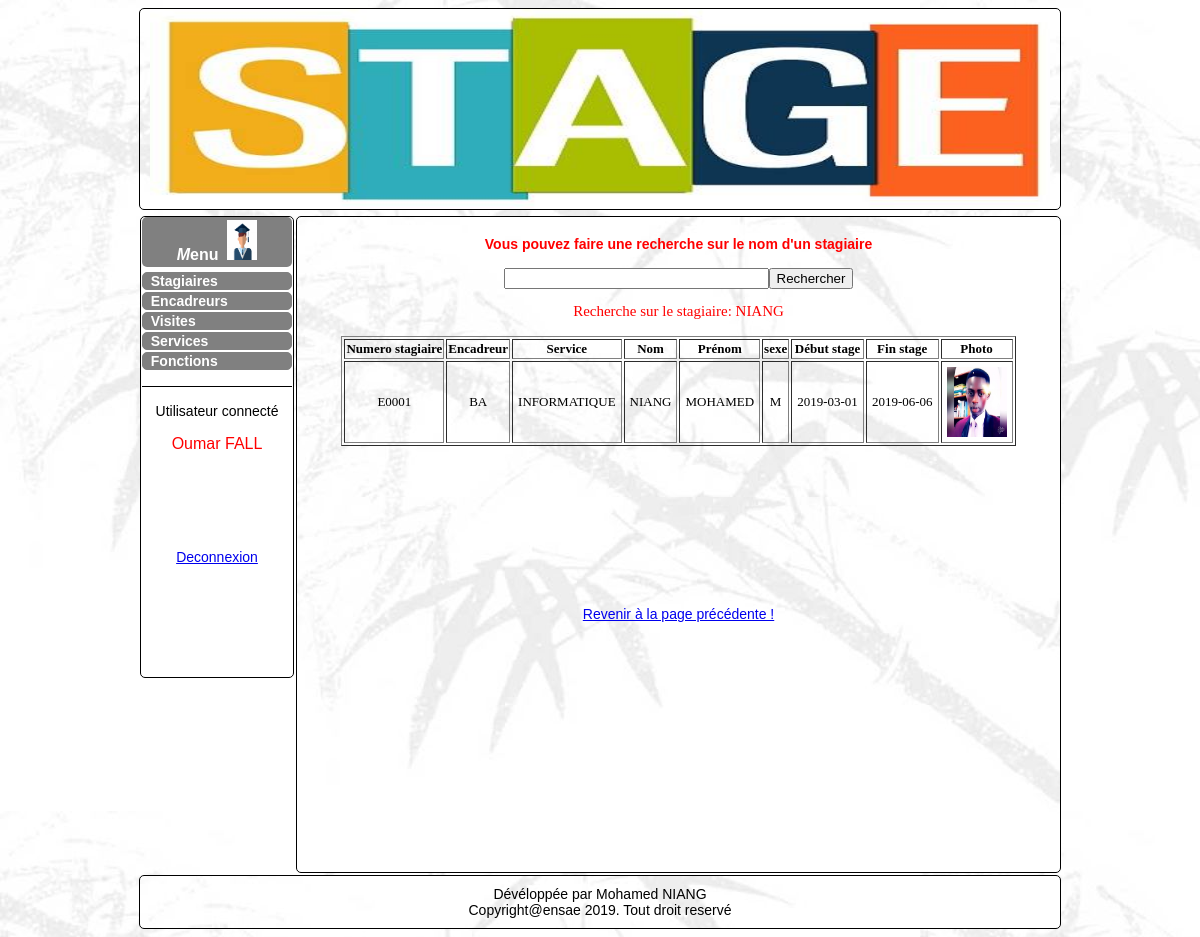
/function_recherche_stagiaireb.php?recherche=NIANG (signed in), run on the app's committed database.
### tables this page shows
CREATE TABLE IF NOT EXISTS `stagiaires` (
  `numstagiaire` varchar(5) NOT NULL,
  `matricule` int(11) NOT NULL,
  `codeserv` int(11) NOT NULL,
  `nom` varchar(15) NOT NULL,
  `prenom` varchar(15) NOT NULL,
  `sexe` varchar(1) NOT NULL,
  `datenais` date NOT NULL,
  `debutstage` date NOT NULL,
  `finstage` date NOT NULL,
  `photo` varchar(50) NOT NULL DEFAULT 'defaultpict.jpg',
  PRIMARY KEY (`numstagiaire`),
  KEY `matricule` (`matricule`,`codeserv`),
  KEY `codeserv` (`codeserv`)
);

CREATE TABLE IF NOT EXISTS `encadreurs` (
  `matricule` int(11) NOT NULL AUTO_INCREMENT,
  `codeFonction` int(11) NOT NULL,
  `nomenc` varchar(15) NOT NULL,
  `prenomenc` varchar(15) NOT NULL,
  `sexe` varchar(1) NOT NULL,
  `telephone` varchar(15) NOT NULL,
  PRIMARY KEY (`matricule`),
  KEY `codeFonction` (`codeFonction`)
);

CREATE TABLE IF NOT EXISTS `services` (
  `codeserv` int(11) NOT NULL AUTO_INCREMENT,
  `libelleserv` varchar(20) NOT NULL,
  `chefserv` varchar(20) NOT NULL,
  PRIMARY KEY (`codeserv`)
);

### function_recherche_stagiaireb.php (the view, shortened to what this page needs)
<?php
include('includes/config.php');
$recherche=$_GET['recherche'];
if (isset($_SESSION['login']) || isset($_SESSION['password'])){
?>
<html>
<head>
	<link href="css/stylestage.css" rel="stylesheet" type="text/css">
</head>
<body>
<div>
	<div><img src="images/stagiaires1.jpg"  id="entete" /></div>
	<div id="milieu">
	<div class="menugauche">
		<div class="menu a" style="border-bottom-width:1px; border-bottom-style:solid;" >
		<div style="background-color:gray; color:white; padding:3px;  -moz-border-radius: 5px; -webkit-border-radius: 5px; font-size:16px;"><strong><i>M</i>enu</strong>&nbsp;&nbsp;<a href="gestion.php"><img height="40" width="30" src="images/stageman.jpg" alt="Accueil" /></a></div>
			<div class="lienmenu"><a href="stagiaires.php">&nbsp;&nbsp;<strong>Stagiaires</strong></a></div>
			<div class="lienmenu"><a href="encadreurs.php">&nbsp;&nbsp;<strong>Encadreurs</strong></a></div>
			<div class="lienmenu"><a href="visites.php">&nbsp;&nbsp;<strong>Visites</strong></a></div>
			<div class="lienmenu"><a href="services.php">&nbsp;&nbsp;<strong>Services</strong></a></div>
			<div class="lienmenu"><a href="fonction.php">&nbsp;&nbsp;<strong>Fonctions</strong></a></div>
		<br />
		</div><br />
		<div>
			Utilisateur connect&eacute;<br /><br />
			<span style="color:red; font-family:arial; font-size:16px;"><?php echo ucfirst($_SESSION['prenom'])."  ".ucfirst($_SESSION['nomuser']);?></span><br /><br /><br /><br /><br /><br /><br />
			<a href="logout.php">Deconnexion</a>
		</div>
		<br /><br /><br /><br /><br /><br /><br />
	</div>
	<div id="contenu1">
		<br />
		<div>
			<strong style="color:red;">Vous pouvez faire une recherche sur le nom d'un stagiaire</strong>
			<form name="search" action="function_recherche_stagiaireb.php" method="GET" ><br />
			<span><input type="text" name="recherche" id="recherche" size="30" maxlength="30" value="" TABINDEX="1" /></span><span><input type="submit" name="recherch" value="Rechercher" /></span>
			</form>
			<?php
				echo "<div style=\" font-size:15px; text-align:center; color:red; font-family:palatino Linotype;\"> Recherche sur le stagiaire: ".ucfirst($recherche)."</div><br />";
				if (strlen($recherche)<3){
					echo "<div style=\" font-size:13px; text-align:center; font-family:palatino Linotype;\">Vous devez saisir au moins 3 caracteres!</div>";
				}else{
					$req="select * from stagiaires inner join encadreurs on stagiaires.matricule=encadreurs.matricule inner join services on stagiaires.codeserv=services.codeserv where nom like '%$recherche%' order by nom";
					$connect=mysqli_query($connexion,$req) or die(mysqli_error());
					$compter=mysqli_num_rows($connect);
					if ($compter<=0){
						echo "<div style=\" font-size:13px; text-align:center; font-family:palatino Linotype;\">Ce stagiaire n'existe pas!</div>";
					}
					else{
						?><center>
						<table border=1 style="font-size:13px; text-align:center; font-family:palatino Linotype; color:black;">
						<tr><th>Numero stagiaire</th><th>Encadreur</th><th>Service</th><th>Nom</th><th>Pr&eacute;nom</th><th>sexe</th><th>D&eacute;but stage</th><th>Fin stage</th><th>Photo</th></tr>
						<?php
						while($donnee=mysqli_fetch_array($connect)){?>
						<tr><td><?php echo $donnee['numstagiaire']; ?></td><td style="padding-left:5px; padding-right:5px;"><?php echo strtoupper($donnee['nomenc']); ?></td><td style="padding-left:5px; padding-right:5px;" ><?php echo strtoupper($donnee['libelleserv']); ?></td><td style="padding-left:5px; padding-right:5px;" ><?php echo strtoupper($donnee['nom']); ?></td><td style="padding-left:5px; padding-right:5px;" ><?php echo strtoupper($donnee['prenom']); ?></td><td><?php echo strtoupper($donnee['sexe']); ?></td><td style="padding-left:5px; padding-right:5px;" ><?php echo $donnee['debutstage']; ?></td><td style="padding-left:5px; padding-right:5px;" ><?php echo $donnee['finstage']; ?></td><td style="padding:5px;"><img width="60" height="70" src="photos/<?php echo $donnee['photo']; ?> "></td></tr>
						<?php }
						?>
						</table></center>
						<br/><br/><br /><br /><br /><br /><br /><br /><br /><br /><a href="gestion.php">Revenir &agrave; la page pr&eacute;c&eacute;dente !</a>
				<?php
					}
				}
			?>
		</div>
		<br /><br /><br /><br /><br /><br /><br /><br /><br /><br /><br /><br /><br /><br /><br />
	</div>
	</div>
	<div id="pied" >
		D&eacute;v&eacute;lopp&eacute;e par Mohamed NIANG<br />Copyright@ensae 2019. Tout droit reserv&eacute;
	</div>
</div>
</body>
</html>
<?php
}
else{
	echo'<meta http-equiv="refresh" content="0; URL=echec_cnx.html">';}
?>

### css/stylestage.css (style rules this page uses)
body { width:1000px; margin-left:auto; margin-right:auto; text-align:center; background-image:url(images/background2.jpg); font-family:arial Calibri; }
#contenu1 { width:743px; text-align:center; background-color:white; font-family:arial; padding-left:10px; padding-right:10px; padding-bottom:10px; padding-top:3px; background-image:url(images/background2.jpg); background-repeat:no-repeat; font-size:14px; border:1px solid black; -moz-border-radius: 5px; -webkit-border-radius: 5px; float:left; }
#entete { width:900px; height:200px; border:1px solid black; -moz-border-radius: 5px; -webkit-border-radius: 5px; padding-left:10px; padding-right:10px; margin-bottom:3px; }
#pied { background-image:url(images/background2.jpg); background-repeat:no-repeat; font-size:14px; border:1px solid black; width:900px; margin-left:auto; margin-right:auto; text-align:center; font-family:arial; padding:10px; -moz-border-radius: 5px; -webkit-border-radius: 5px; }
.menugauche { float:left; width:150px; margin-left:40px; margin-right:2px; text-align:center; background-color:white; font-family:arial; padding-left:1px; padding-right:1px; background-repeat:no-repeat; font-size:14px; border:1px solid black; -moz-border-radius: 5px; -webkit-border-radius: 5px; }
.menu a { text-decoration:none; color:white; }
.menu a:link { text-decoration:none; color:white; }
.lienmenu { border:solid 1px gray; color:white; background-color:gray; text-align:left; -moz-border-radius: 5px; -webkit-border-radius: 5px; }

### data on the page
stagiaires: numstagiaire "E0001", matricule.nomenc "BA", codeserv.libelleserv "INFORMATIQUE", nom "NIANG", prenom "MOHAMED", matricule.sexe "M", debutstage "2019-03-01", finstage "2019-06-06", photo (picture)

### other printed values
$_SESSION['prenom'] "Oumar"
$_SESSION['nomuser'] "FALL"
$recherche "NIANG"
